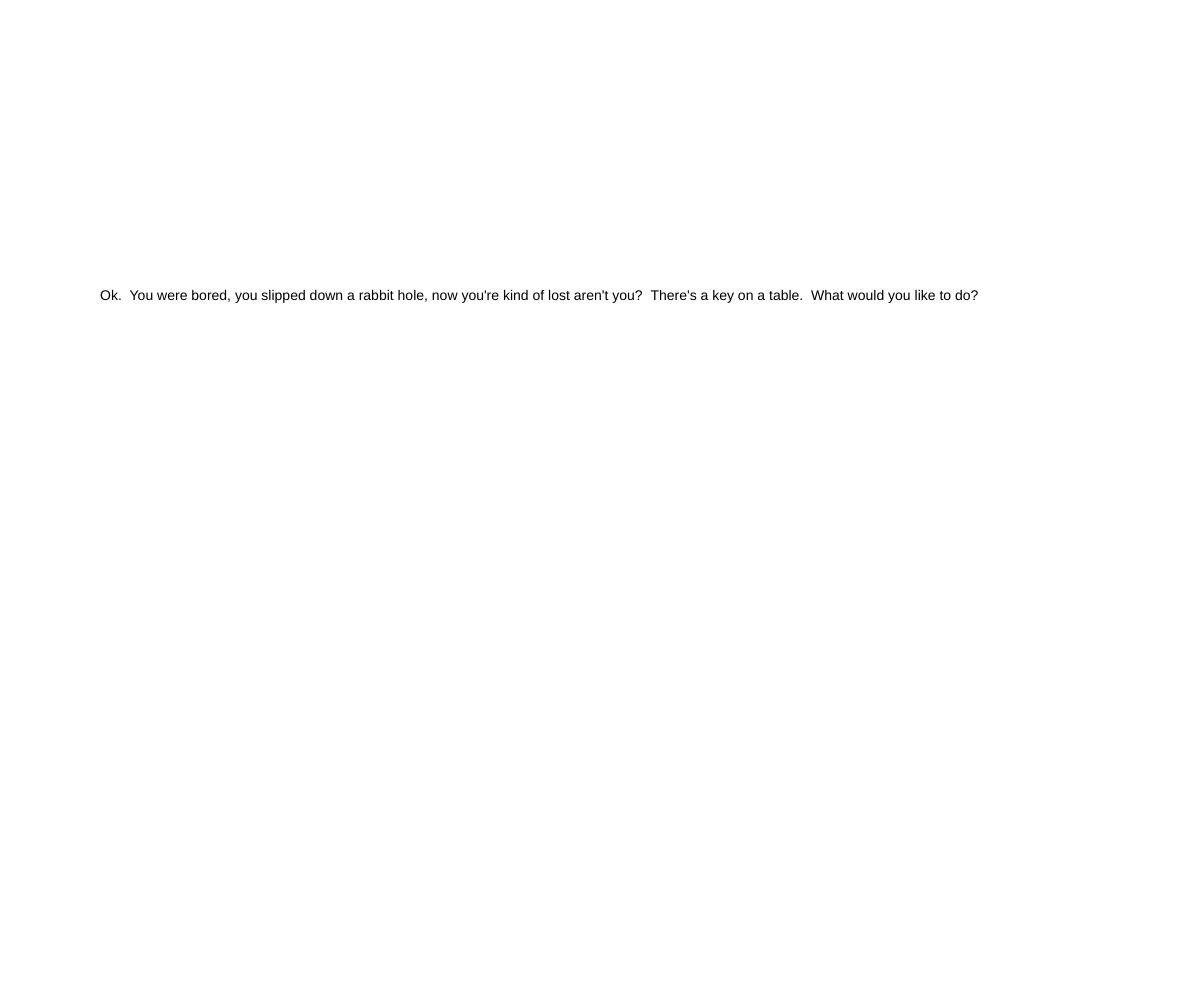
Frame 1 (no input)
Frame 60 (no input): identical to frame 1, image omitted
Frame 120 (the mouse pressed at the canvas centre since frame 60): identical to frame 1, image omitted

The p5.js sketch that drew this single still picture (run headless with seeded random() and noise() and a simulated clock; from frame 60 on, the mouse is pressed at the canvas centre):

// p5.js sketch
// ── sketch.js
var narrator = {
  keyOnTheTableQuestion: "Ok.  You were bored, you slipped down a rabbit hole, now you're kind of lost aren't you?  There's a key on a table.  What would you like to do?",
  keyNotTakenAnswer1:"I don't know what you mean.",
  keyNottakenAnswer2:"Maybe you should 'take key'.",
  keyNottakenAnswer3:"YOU SILLY GIRL!  Until you type 'take key', you'll be stuck here.",
  keyTakenAnswer:"Great!  Now You have a key!  Too bad that door is so small.  Do you see that bottle that says 'drink me'?.  What would you like to do?",
  bottleNotPickedUpAnswer:"If you want to pick up the bottle, type 'pick up bottle'",
  bottlePickedUpAnswerOne:"In order to pick up the bottle you have to put down the key.",
  keyNotPutDown:"Please just type 'put down key' so we can move on.",
  keyPutDown:"Ok Great.  Now the key is on the table, (which is going to upset you greatly soon), and you have the bottle.  Type 'drink bottle' if you want to drink it.",
  bottleDrunkAnswer:"As I'm sure you already know, now you are tiny and alone and tripping your brains out in some weird children's story.  Would you like to 'cry'?",
  notCryingAnswer1:"Sooner or later I'll make you cry.  Do you realize that planet earth is probably dying?",
  notCryingAnswer2:"Still not crying?  Do we have to get into politics here?",
  notCryingAnswer3:"Race in america?  Enough said?  If you're not ready to cry now I think you just failed the Turing test.",
  notCryingAnswer3:"We're going to stay just like this until you type 'cry' or shut my miserable self down.",
  cryAnswer:"Kind of cool to float away on a sea of your own tears, isn't it?  Don't worry, it's all going to turn out all right!"
};


var player = {
  hasKey: false,
  hasBottle: false,
  isSmall:false,
  isCrying:false
};



var typed='';
var currentText;
var textBox;


function setup() {
  createCanvas(1200,1000);
  
  textbox = createInput('TYPE SOMETHING');
  currentText=narrator.keyOnTheTableQuestion;
  
  
 
}

function draw() {
  background(255);
  showText(currentText);

}


function showText(thisText) {
  fill(0);
  textSize(14);
  text(thisText,100,300)
}



function keyTyped() {
  typed+=key;
  
  if (typed == 'take key'){
    currentText=narrator.keyTakenAnswer;
    typed='';
    player.hasKey=true;
  }
  
    if (typed == 'pick up bottle' && player.hasKey==false){
    currentText=narrator.bottlePickedUpAnswerOne;
    typed='';
  }
  
  else {
    currentText=narrator.bottleNotPickedUpAnswer;
    typed='';
  }
  
}


function keyPressed() {
  if (keyCode == BACKSPACE) {
    typed='';
  }
}
